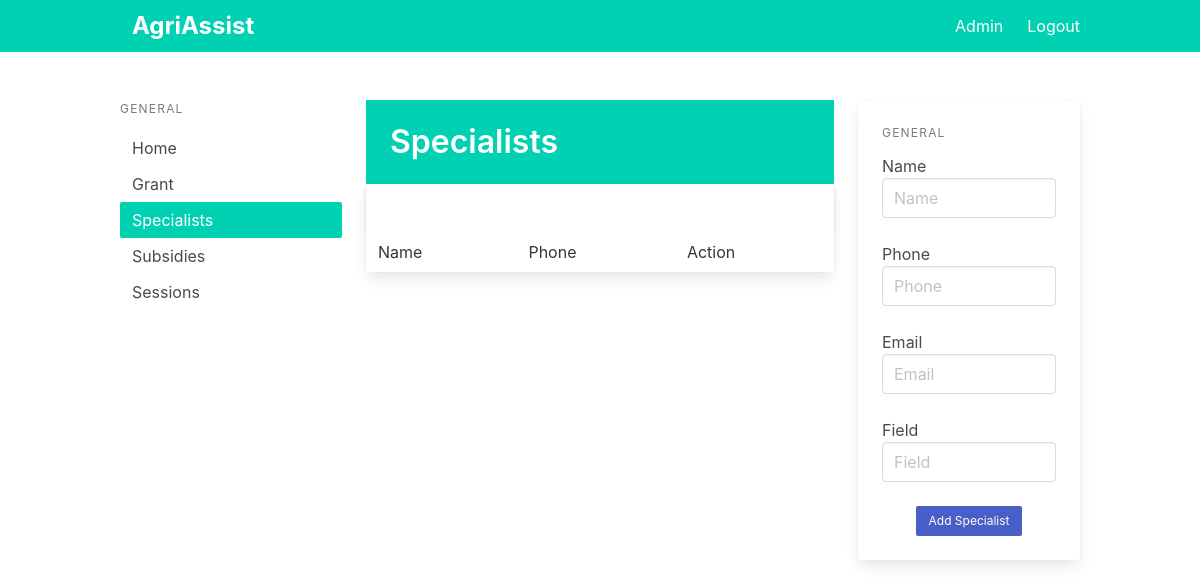
Page /specialist (signed in) on the earlier database version.
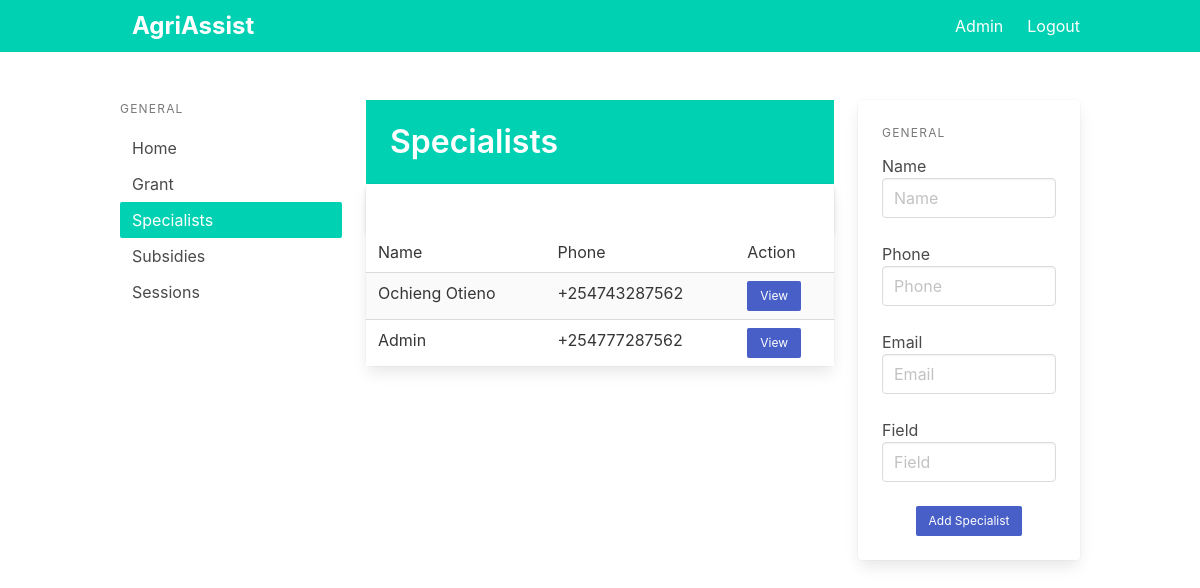
Same page on the later database version.
### app/models.py (models this page shows)
class Specialist(db.Model):
    id = db.Column(db.Integer, primary_key=True)
    name = db.Column(db.String(100))
    email = db.Column(db.String(100))
    phone = db.Column(db.String(15), unique=True)

### app/pages.py (the view)
@page.route('/specialist')
@login_required
def specialists():
    specialists = all_specialists()
    return render_template('specialists.html', specialists=specialists)

### app/__init__.py (called while the page is built)
def create_app():
    app = Flask(__name__)
    app.config.from_pyfile('settings.py')
    app.config["FLASK_DEBUG"] = True
    app.config['SECRET_KEY'] = 'secret-key-goes-here'
    app.config['SQLALCHEMY_DATABASE_URI'] = 'sqlite:///db.sqlite'
    db.init_app(app)
    login_manager = LoginManager()
    login_manager.login_view = 'auth.login'
    login_manager.init_app(app)
    from .models import Admin
    @login_manager.user_loader
    def load_user(user_id):
        return Admin.query.get(int(user_id))
    with app.app_context():
        db.create_all()
    from .auth import auth as auth_blueprint
    app.register_blueprint(auth_blueprint)
    from .pages import page as page_blueprint
    app.register_blueprint(page_blueprint)
    from .main import main as main_blueprint
    app.register_blueprint(main_blueprint)
    return app

### app/utils.py (called while the page is built)
def all_specialists():
    return Specialist.query.all()

### app/templates/specialists.html (shortened to what this page needs)
{% extends "base.html" %}
{% block content %}
<div class="columns">
    <div class="column is-3">
        <aside class="menu is-hidden-mobile">
            <p class="menu-label">
                General
            </p>
            <ul class="menu-list">
                <li><a href="/">Home</a></li>
                <li><a href="{{ url_for('page.grants') }}">Grant</a></li>
                <li><a href="{{ url_for('page.specialists') }}"
                        class="has-background-primary has-text-white">Specialists</a></li>
                <li><a href="{{ url_for('page.subsidies') }}">Subsidies</a></li>
                <li><a href="{{ url_for('page.sessions') }}">Sessions</a></li>
            </ul>
        </aside>
    </div>
    <div class="column is-6">
        <section class="hero is-primary welcome is-small">
            <div class="hero-body">
                <div class="">
                    <h1 class="title">
                        Specialists
                    </h1>
                </div>
            </div>
        </section>
        <div class="is-3">
            <div class="card events-card">
                <header class="card-header">
                    <a href="#" class="card-header-icon" aria-label="more options">
                        <span class="icon">
                        </span>
                    </a>
                </header>
                <div class="card-table">
                    <div class="content">
                        <table class="table is-fullwidth is-striped">
                            <tbody>
                                <tr>
                                    <td>Name</td>
                                    <td>Phone</td>
                                    <td>Action</td>
                                </tr>
                                {% for specialist in specialists %}
                                <tr>
                                    <td>{{specialist.name}}</td>
                                    <td>{{specialist.phone}}</td>
                                    <td><a class="button is-link is-small"
                                            href="/specialists/{{specialist.id}}">View</a></td>
                                </tr>
                                {% endfor %}
                            </tbody>
                        </table>
                    </div>
                </div>
            </div>
        </div>
        <br />
    </div>
    <div class="column is-3">
        <div class="card">
            <div class="card-content">
                <div class="content">
                    <aside class="menu is-hidden-mobile">
                        <p class="menu-label">
                            General
                        </p>
                        <div class="file is-centered is-boxed is-success has-name">
                            <label class="file-label">
                                <form action="{{ url_for('page.new_specialist') }}" method="POST">
                                    <div class="control">
                                        <label>Name</label>
                                        <input class="input" name="name" type="text" placeholder="Name">
                                    </div>
                                    <br />
                                    <div class="control">
                                        <label>Phone</label>
                                        <input class="input" name="phone" type="text" placeholder="Phone">
                                    </div>
                                    <br />
                                    <div class="control">
                                        <label>Email</label>
                                        <input class="input" name="email" type="text" placeholder="Email">
                                    </div>
                                    <br />
                                    <div class="control">
                                        <label>Field</label>
                                        <input class="input" name="field" type="text" placeholder="Field">
                                    </div>
                                    <br />
                                    <div class="field is-grouped is-grouped-centered">
                                        <p class="control">
                                            <input type="submit" class="button is-primary is-link is-small"
                                                value="Add Specialist">
                                        </p>
                                    </div>
                                </form>
                            </label>
                        </div>
                    </aside>
                </div>
            </div>
        </div>
    </div>
</div>
{% endblock %}

### app/templates/base.html (shortened to what this page needs)
<!DOCTYPE html>
<html>
<head>
  <link rel="stylesheet" href="https://cdn.jsdelivr.net/npm/bulma@0.9.4/css/bulma.min.css">
</head>
<body>
  <section class="is-fullheight">
    <div class="hero-head">
      <nav class="navbar is-primary">
        <div class="container">
          <div id="navbarMenuHeroA" class="navbar-menu">
            <div class="navbar-start">
              <a href="{{ url_for('main.index') }}" class="navbar-item label is-large">
                AgriAssist
              </a>
            </div>
            <div class="navbar-end">
              {% if current_user.is_authenticated %}
              <a href="{{ url_for('main.index') }}" class="navbar-item">
                Admin
              </a>
              {% endif %}
              {% if current_user.is_authenticated %}
              <a href="{{ url_for('auth.logout') }}" class="navbar-item">
                Logout
              </a>
              {% endif %}
            </div>
          </div>
        </div>
      </nav>
    </div>
    <div class="hero-body">
      <div class="container">
        {% block content %}
        {% endblock %}
      </div>
    </div>
  </section>
</body>
</html>

Differences in the rows shown:
added Specialist: name "Ochieng Otieno", phone "+254743287562"
added Specialist: name "Admin", phone "+254777287562"
